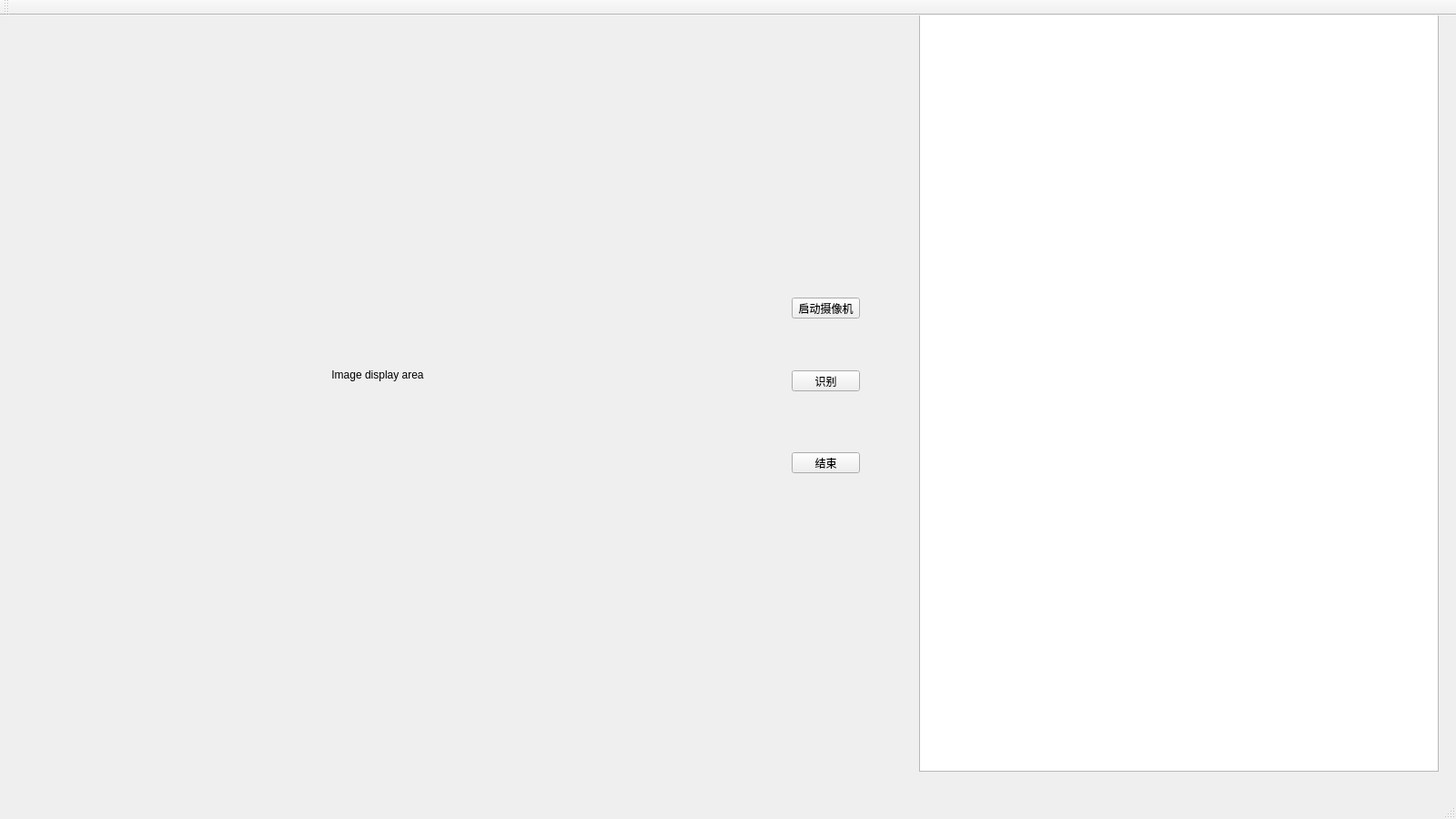
<?xml version="1.0" encoding="UTF-8"?>
<ui version="4.0">
 <class>OCRForReadClass</class>
 <widget class="QMainWindow" name="OCRForReadClass">
  <property name="geometry">
   <rect>
    <x>0</x>
    <y>0</y>
    <width>1600</width>
    <height>900</height>
   </rect>
  </property>
  <property name="windowTitle">
   <string>OCRForRead</string>
  </property>
  <property name="windowIcon">
   <iconset>
    <normaloff>panda.ico</normaloff>panda.ico</iconset>
  </property>
  <widget class="QWidget" name="centralWidget">
   <widget class="QPushButton" name="pushButton_stop">
    <property name="geometry">
     <rect>
      <x>870</x>
      <y>480</y>
      <width>75</width>
      <height>23</height>
     </rect>
    </property>
    <property name="text">
     <string>结束</string>
    </property>
    <property name="icon">
     <iconset>
      <normaloff>Stop.ico</normaloff>Stop.ico</iconset>
    </property>
   </widget>
   <widget class="QPushButton" name="pushButton_browse">
    <property name="geometry">
     <rect>
      <x>870</x>
      <y>310</y>
      <width>75</width>
      <height>23</height>
     </rect>
    </property>
    <property name="text">
     <string>启动摄像机</string>
    </property>
   </widget>
   <widget class="QLabel" name="labelshow">
    <property name="geometry">
     <rect>
      <x>40</x>
      <y>20</y>
      <width>750</width>
      <height>750</height>
     </rect>
    </property>
    <property name="text">
     <string>Image display area</string>
    </property>
    <property name="alignment">
     <set>Qt::AlignCenter</set>
    </property>
   </widget>
   <widget class="QPushButton" name="pushButton_start">
    <property name="geometry">
     <rect>
      <x>870</x>
      <y>390</y>
      <width>75</width>
      <height>23</height>
     </rect>
    </property>
    <property name="text">
     <string>识别</string>
    </property>
    <property name="icon">
     <iconset>
      <normaloff>Start.ico</normaloff>Start.ico</iconset>
    </property>
   </widget>
   <widget class="QPlainTextEdit" name="plainTextEdit">
    <property name="geometry">
     <rect>
      <x>1010</x>
      <y>-40</y>
      <width>571</width>
      <height>871</height>
     </rect>
    </property>
    <property name="font">
     <font>
      <family>Times New Roman</family>
      <pointsize>11</pointsize>
      <weight>50</weight>
      <bold>false</bold>
     </font>
    </property>
    <property name="cursor" stdset="0">
     <cursorShape>ArrowCursor</cursorShape>
    </property>
    <property name="plainText">
     <string/>
    </property>
   </widget>
  </widget>
  <widget class="QToolBar" name="mainToolBar">
   <attribute name="toolBarArea">
    <enum>TopToolBarArea</enum>
   </attribute>
   <attribute name="toolBarBreak">
    <bool>false</bool>
   </attribute>
  </widget>
  <widget class="QStatusBar" name="statusBar"/>
 </widget>
 <layoutdefault spacing="6" margin="11"/>
 <resources>
  <include location="ocrforread.qrc"/>
  <include location="D:/Project/OCR_For_Show_V0.7/STSTest_1101B/WindowsForFun.qrc"/>
 </resources>
 <connections/>
</ui>
